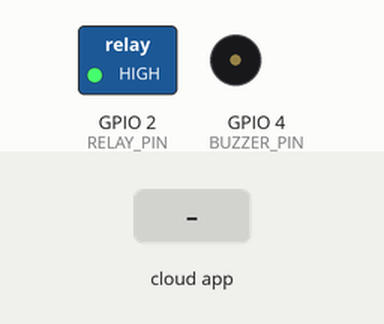
A sketch run on a simulated ESP32. Parts: switched loads named in the sketch (green lamp = pin HIGH), buzzer (waves = sounding, pin HIGH). Inputs (shaded band) come from the test bench. WiFi joins after 1.5 s; servers stay silent unless stated; the Firebase database answers and starts empty; what the sketch prints to the serial monitor is not drawn.

Above: at 2.8 s.
2.9 s: the phone or cloud app sets active to 1
At 4.2 s:
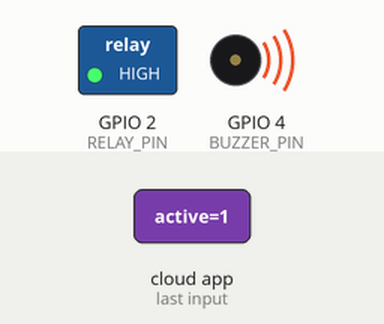
4.6 s: the phone or cloud app sets isLocked to 1
At 6.0 s:
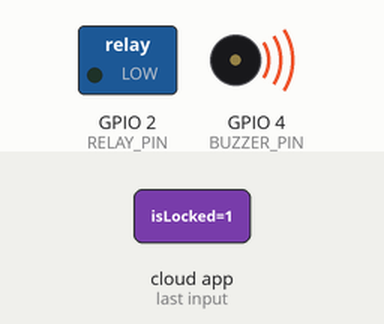
6.3 s: the phone or cloud app sets isLocked to 0
At 7.6 s:
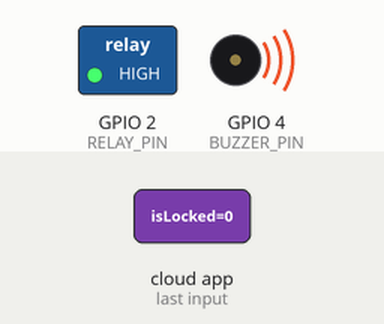
8.1 s: the phone or cloud app sets active to 0
At 9.7 s:
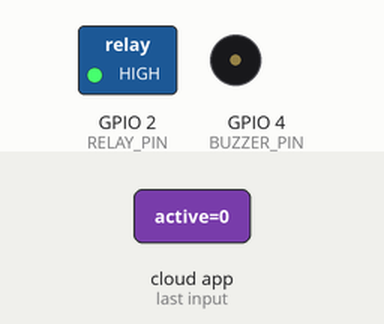
Timing chart, 0 to 11.0 s (numbered marks = the images above; inputs shaded):
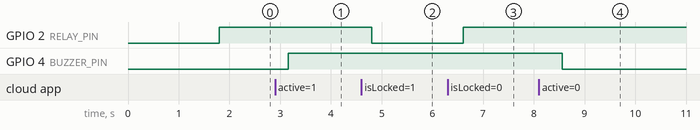

Measured:
- after the input at 2.9 s, GPIO 4 (BUZZER_PIN): LOW → HIGH after 0.25 s
- after the input at 4.6 s, GPIO 2 (RELAY_PIN): HIGH → LOW after 0.21 s
- after the input at 6.3 s, GPIO 2 (RELAY_PIN): LOW → HIGH after 0.31 s
- after the input at 8.1 s, GPIO 4 (BUZZER_PIN): HIGH → LOW after 0.46 s

The sketch:

arduino_esp32_smartlock.ino.ino
```cpp
#include <WiFi.h>
#include <FirebaseESP32.h>

#define WIFI_SSID "TÊN_WIFI_NHÀ_BẠN"
#define WIFI_PASSWORD "MẬT_KHẨU_WIFI"

#define FIREBASE_HOST "https://smart-lock-demo-d9fd4-default-rtdb.firebaseio.com"

#define RELAY_PIN 2   // Chân GPIO điều khiển Rơ-le khóa cửa
#define BUZZER_PIN 4  // Chân GPIO điều khiển Còi báo động (Buzzer)

FirebaseData firebaseData;

void setup() {
  Serial.begin(115200);
  pinMode(RELAY_PIN, OUTPUT);
  pinMode(BUZZER_PIN, OUTPUT);

  // Kết nối Wi-Fi
  WiFi.begin(WIFI_SSID, WIFI_PASSWORD);
  Serial.print("Đang kết nối Wi-Fi");
  while (WiFi.status() != WL_CONNECTED) {
    delay(500);
    Serial.print(".");
  }
  Serial.println("\nĐã kết nối Wi-Fi thành công!");

  // Khởi tạo Firebase
  Firebase.begin(FIREBASE_HOST, "");
  Firebase.reconnectWiFi(true);

  // Báo trạng thái ESP32 Online lên Firebase
  Firebase.setBool(firebaseData, "/device/online", true);
}

void loop() {
  // 1. Lắng nghe trạng thái Khóa cửa từ Firebase
  if (Firebase.getBool(firebaseData, "/device/isLocked")) {
    bool isLocked = firebaseData.boolData();

    if (isLocked) {
      digitalWrite(RELAY_PIN, LOW);  // Đóng chốt khóa
      Serial.println("Trạng thái: CỬA ĐÃ KHÓA");
    } else {
      digitalWrite(RELAY_PIN, HIGH); // Mở chốt khóa
      Serial.println("Trạng thái: CỬA ĐÃ MỞ");
    }
  }

  // 2. Lắng nghe trạng thái Báo động khẩn cấp (khi nhập sai PIN 3 lần)
  if (Firebase.getBool(firebaseData, "/device/alarm/active")) {
    bool alarmActive = firebaseData.boolData();
    if (alarmActive) {
      digitalWrite(BUZZER_PIN, HIGH); // Bật còi hú
      Serial.println("🚨 CẢNH BÁO: Kích hoạt còi hú!");
    } else {
      digitalWrite(BUZZER_PIN, LOW);  // Tắt còi
      Serial.println("Hệ thống an toàn: Tắt còi.");
    }
  }

  delay(300);
}
```
